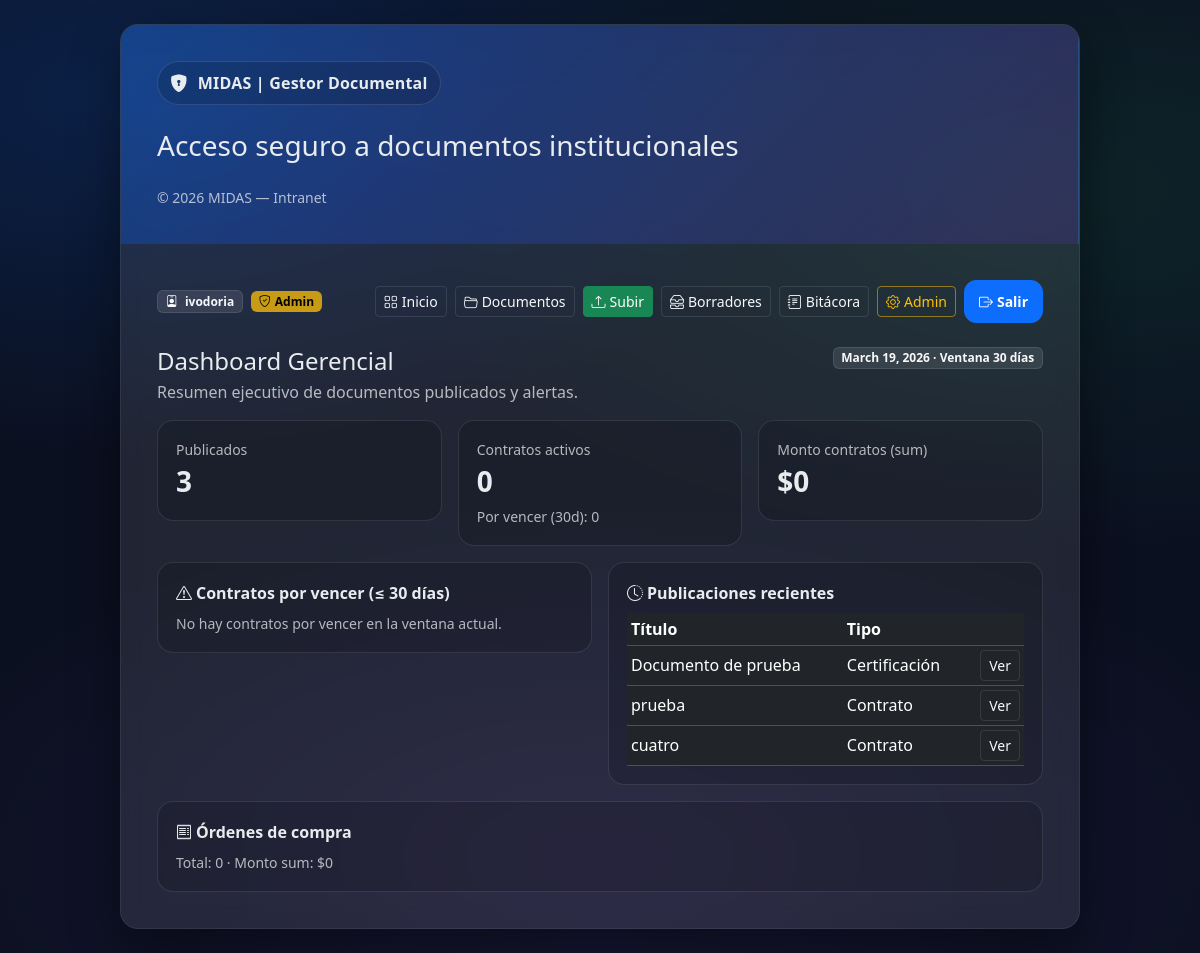
The app's page /documents/manager/ (signed in), older data.
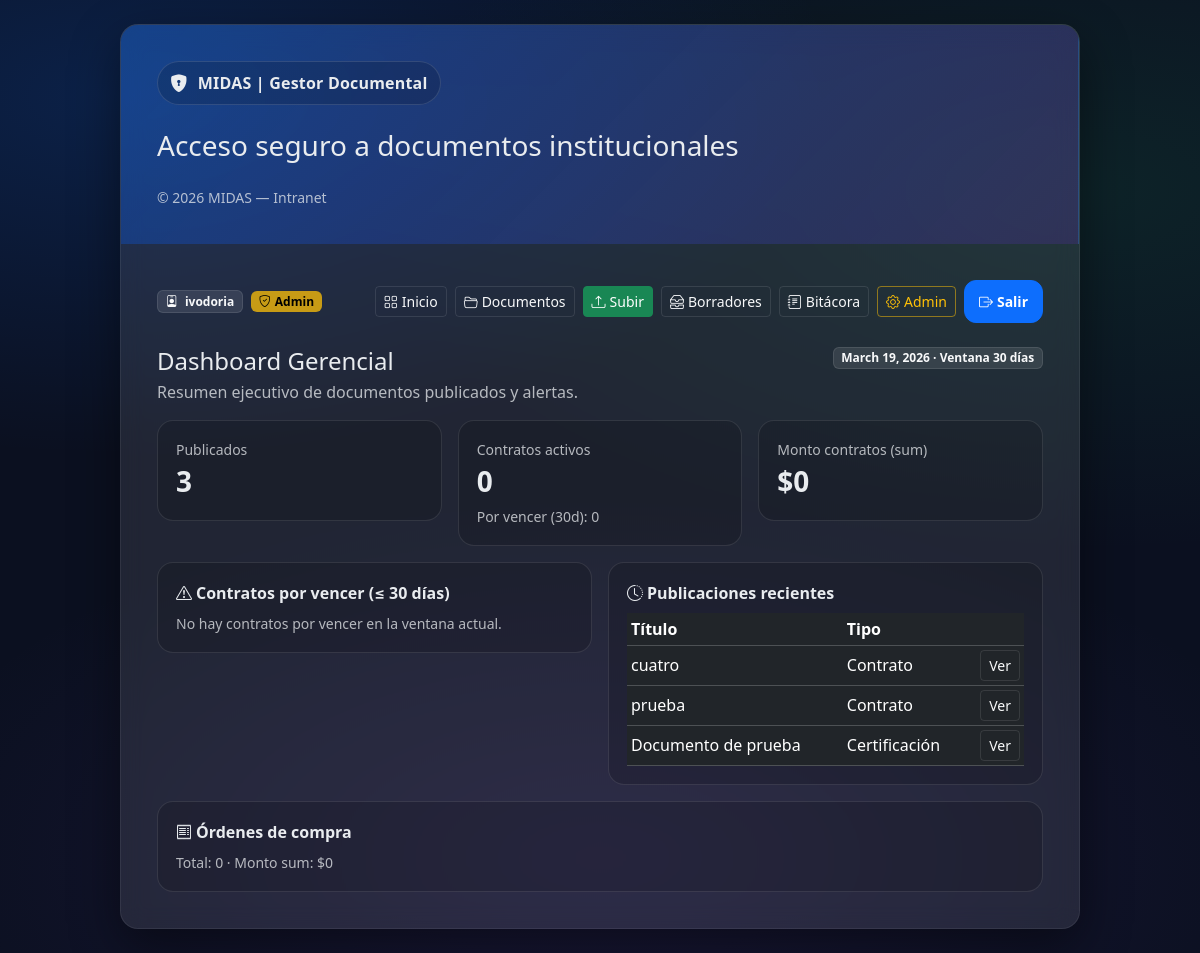
The same page, newer data.
### documents/models.py (models this page shows, shortened)
class Document(models.Model):
    class Status(models.TextChoices):
        DRAFT = "DRAFT", "Borrador"
        VALIDATED = "VALIDATED", "Validado"
        PUBLISHED = "PUBLISHED", "Publicado"
    title = models.CharField(max_length=255, blank=True, default="")
    document_type = models.ForeignKey(DocumentType, on_delete=models.PROTECT, related_name="documents")
    status = models.CharField(max_length=16, choices=Status.choices, default=Status.DRAFT)
    enabled = models.BooleanField(default=True)
    suggested_type = models.ForeignKey(
        DocumentType, on_delete=models.SET_NULL, null=True, blank=True, related_name="suggested_documents"
    )
    suggested_score = models.FloatField(null=True, blank=True)
    created_by = models.ForeignKey(
        settings.AUTH_USER_MODEL, on_delete=models.PROTECT, related_name="documents_created"
    )
    created_at = models.DateTimeField(default=timezone.now)
    updated_at = models.DateTimeField(auto_now=True)
    extracted_text = models.TextField(blank=True, default="")
    is_ocr = models.BooleanField(default=False)
    ocr_confidence = models.FloatField(null=True, blank=True)
    summary = models.TextField(blank=True, default="")
    class Meta:
        ordering = ["-created_at"]

class DocumentType(models.Model):
    code = models.CharField(max_length=24, unique=True)
    name = models.CharField(max_length=120)
    description = models.TextField(blank=True, default="")
    is_active = models.BooleanField(default=True)
    class Meta:
        ordering = ["name"]

### documents/views_manager.py (the view)
# urls.py: path("manager/", manager_dashboard, name="manager_dashboard"),
@user_passes_test(can_access_dashboard)
def manager_dashboard(request):
    today = timezone.localdate()
    in_30 = today + timedelta(days=30)
    published = Document.objects.select_related("document_type").filter(
        status=Document.Status.PUBLISHED,
        enabled=True,
    )
    contracts = published.filter(document_type__code="CONTRACT")
    contracts_active = contracts.filter(metadata__date_end__isnull=False, metadata__date_end__gte=today)
    contracts_expiring = contracts.filter(metadata__date_end__isnull=False, metadata__date_end__gte=today, metadata__date_end__lte=in_30)
    pos = published.filter(document_type__code="PO")
    kpis = {
        "published_total": published.count(),
        "contracts_total": contracts.count(),
        "contracts_active": contracts_active.count(),
        "contracts_expiring_30": contracts_expiring.count(),
        "contracts_amount_sum": contracts.aggregate(s=Sum("metadata__amount"))["s"] or 0,
        "po_total": pos.count(),
        "po_amount_sum": pos.aggregate(s=Sum("metadata__amount"))["s"] or 0,
    }
    expiring_list = contracts_expiring.order_by("metadata__date_end")[:20]
    recent_published = published.order_by("-updated_at")[:15]
    return render(request, "manager/dashboard.html", {
        "kpis": kpis,
        "expiring_list": expiring_list,
        "recent_published": recent_published,
        "today": today,
        "in_30": in_30,
    })

### documents/templatetags/roles.py (called while the page is built)
@register.filter
def in_group(user, group_name: str) -> bool:
    if not user or not user.is_authenticated:
        return False
    return user.groups.filter(name=group_name).exists()

### documents/views_manager.py (called while the page is built)
def can_access_dashboard(user):
    return user.is_staff or is_gerencia(user)

### templates/manager/dashboard.html (shortened to what this page needs)
{% extends "base/base.html" %}
{% block content %}
  <div class="d-flex justify-content-between align-items-start mb-3">
    <div>
      <h2 class="h4 mb-1">Dashboard Gerencial</h2>
      <div class="muted">Resumen ejecutivo de documentos publicados y alertas.</div>
    </div>
    <span class="badge text-bg-light bg-opacity-10 border border-white border-opacity-10 text-light">
      {{ today }} · Ventana 30 días
    </span>
  </div>
  <div class="row g-3 mb-3">
    <div class="col-12 col-md-4">
      <div class="card-inner">
        <div class="muted small">Publicados</div>
        <div class="fs-3 fw-semibold">{{ kpis.published_total }}</div>
      </div>
    </div>
    <div class="col-12 col-md-4">
      <div class="card-inner">
        <div class="muted small">Contratos activos</div>
        <div class="fs-3 fw-semibold">{{ kpis.contracts_active }}</div>
        <div class="muted small mt-1">Por vencer (30d): {{ kpis.contracts_expiring_30 }}</div>
      </div>
    </div>
    <div class="col-12 col-md-4">
      <div class="card-inner">
        <div class="muted small">Monto contratos (sum)</div>
        <div class="fs-3 fw-semibold">${{ kpis.contracts_amount_sum }}</div>
      </div>
    </div>
  </div>
  <div class="row g-3">
    <div class="col-12 col-lg-6">
      <div class="card-inner">
        <div class="fw-semibold mb-2"><i class="bi bi-exclamation-triangle me-1"></i>Contratos por vencer (≤ 30 días)</div>
        {% if expiring_list %}
          <div class="table-responsive">
            <table class="table table-sm table-dark align-middle mb-0">
              <thead>
                <tr>
                  <th>Título</th>
                  <th>Fin</th>
                  <th></th>
                </tr>
              </thead>
              <tbody>
              {% for d in expiring_list %}
                <tr>
                  <td class="text-truncate" style="max-width: 240px;">{{ d.title|default:"(Sin título)" }}</td>
                  <td>{{ d.metadata.date_end }}</td>
                  <td class="text-end">
                    <a class="btn btn-sm btn-outline-light border border-white border-opacity-10"
                       href="{% url 'document_detail' d.id %}">
                      Ver
                    </a>
                  </td>
                </tr>
              {% endfor %}
              </tbody>
            </table>
          </div>
        {% else %}
          <div class="muted small">No hay contratos por vencer en la ventana actual.</div>
        {% endif %}
      </div>
    </div>
    <div class="col-12 col-lg-6">
      <div class="card-inner">
        <div class="fw-semibold mb-2"><i class="bi bi-clock-history me-1"></i>Publicaciones recientes</div>
        {% if recent_published %}
          <div class="table-responsive">
            <table class="table table-sm table-dark align-middle mb-0">
              <thead>
                <tr>
                  <th>Título</th>
                  <th>Tipo</th>
                  <th></th>
                </tr>
              </thead>
              <tbody>
              {% for d in recent_published %}
                <tr>
                  <td class="text-truncate" style="max-width: 240px;">{{ d.title|default:"(Sin título)" }}</td>
                  <td>{{ d.document_type.name }}</td>
                  <td class="text-end">
                    <a class="btn btn-sm btn-outline-light border border-white border-opacity-10"
                       href="{% url 'document_detail' d.id %}">
                      Ver
                    </a>
                  </td>
                </tr>
              {% endfor %}
              </tbody>
            </table>
          </div>
        {% else %}
          <div class="muted small">Aún no hay documentos publicados.</div>
        {% endif %}
      </div>
    </div>
  </div>
  <div class="card-inner mt-3">
    <div class="fw-semibold mb-2"><i class="bi bi-receipt me-1"></i>Órdenes de compra</div>
    <div class="muted small">Total: {{ kpis.po_total }} · Monto sum: ${{ kpis.po_amount_sum }}</div>
  </div>
{% endblock %}

Row changes from the older to the newer data that the page shows:
changed Document "cuatro": moves up the list
changed Document "prueba": moves down the list
